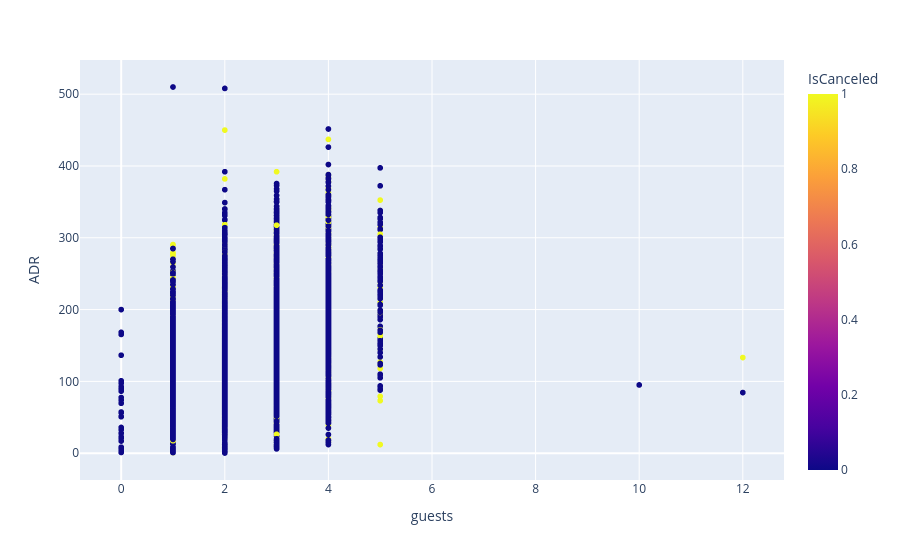

This figure's notebook cell:
### Code cell
px.scatter(hotel_df, x="guests", y="ADR", color = "IsCanceled")

### Figure 1 — Plotly figure (JSON) as saved in the notebook; plotly's stock layout.template omitted (floating-point values rounded to 4 significant figures; data arrays with more than 128 entries replaced by an {"elided": "..."} marker saying what was removed)
{"data": [{"hovertemplate": "guests=%{x}<br>ADR=%{y}<br>IsCanceled=%{marker.color}<extra></extra>", "legendgroup": "", "marker": {"color": {"elided": "117429 int values"}, "coloraxis": "coloraxis", "symbol": "circle"}, "mode": "markers", "name": "", "showlegend": false, "type": "scattergl", "x": {"elided": "117429 float values"}, "xaxis": "x", "y": {"elided": "117429 float values"}, "yaxis": "y"}], "layout": {"coloraxis": {"colorbar": {"title": {"text": "IsCanceled"}}, "colorscale": [[0, "#0d0887"], [0.1111, "#46039f"], [0.2222, "#7201a8"], [0.3333, "#9c179e"], [0.4444, "#bd3786"], [0.5556, "#d8576b"], [0.6667, "#ed7953"], [0.7778, "#fb9f3a"], [0.8889, "#fdca26"], [1, "#f0f921"]]}, "legend": {"tracegroupgap": 0}, "margin": {"t": 60}, "xaxis": {"anchor": "y", "domain": [0, 1], "title": {"text": "guests"}}, "yaxis": {"anchor": "x", "domain": [0, 1], "title": {"text": "ADR"}}}}
